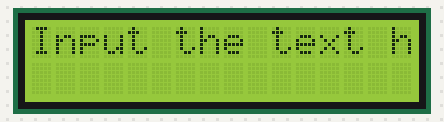
The sketch below on a simulated Arduino Uno, built with avr-gcc and run on an emulated ATmega328P. On the bench: 16×2 character LCD.

Above: at 0.19 s.
At 1.06 s:
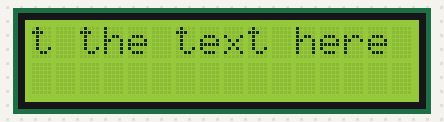
At 1.49 s:
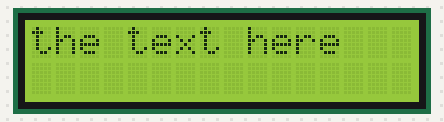
At 2.13 s:
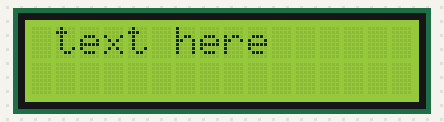
At 4.2 s:
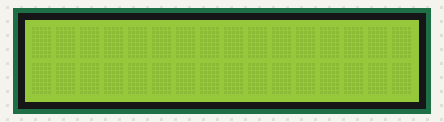
At 7.93 s:
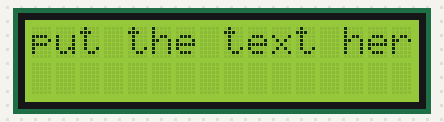

Measured:
- by itself, everything shown: repeats every 7.3 s, in 20 steps
- what the display in image 4 shows lasts 3.3 s, from 4.1 s to 7.4 s

The sketch:

sketch_oct29b.ino
```cpp
#include <Wire.h>
#include <LiquidCrystal_I2C.h>

LiquidCrystal_I2C lcd(0x27, 16, 2); // Set the LCD address and size
String textToScroll = "Input the text here";
int textLength = textToScroll.length();
int lcdWidth = 16; // LCD width

int scrollPosition = 0; // Initialize the scroll position

void setup() {
  Wire.begin();
  lcd.init();
  lcd.backlight();
  lcd.clear();
  Serial.begin(9600);
}

void loop() {
  lcd.clear();

  String displayText = textToScroll.substring(scrollPosition, scrollPosition + lcdWidth);

  // Print the substring on the LCD
  lcd.setCursor(0, 0);
  lcd.print(displayText);

  // Increase the scroll position
  scrollPosition++;

  // If the entire text has been scrolled, reset the scroll position
  if (scrollPosition >= textLength + lcdWidth) {
    scrollPosition = 0;
  }

  delay(200); // Adjust the delay to control the scrolling speed
}
```
